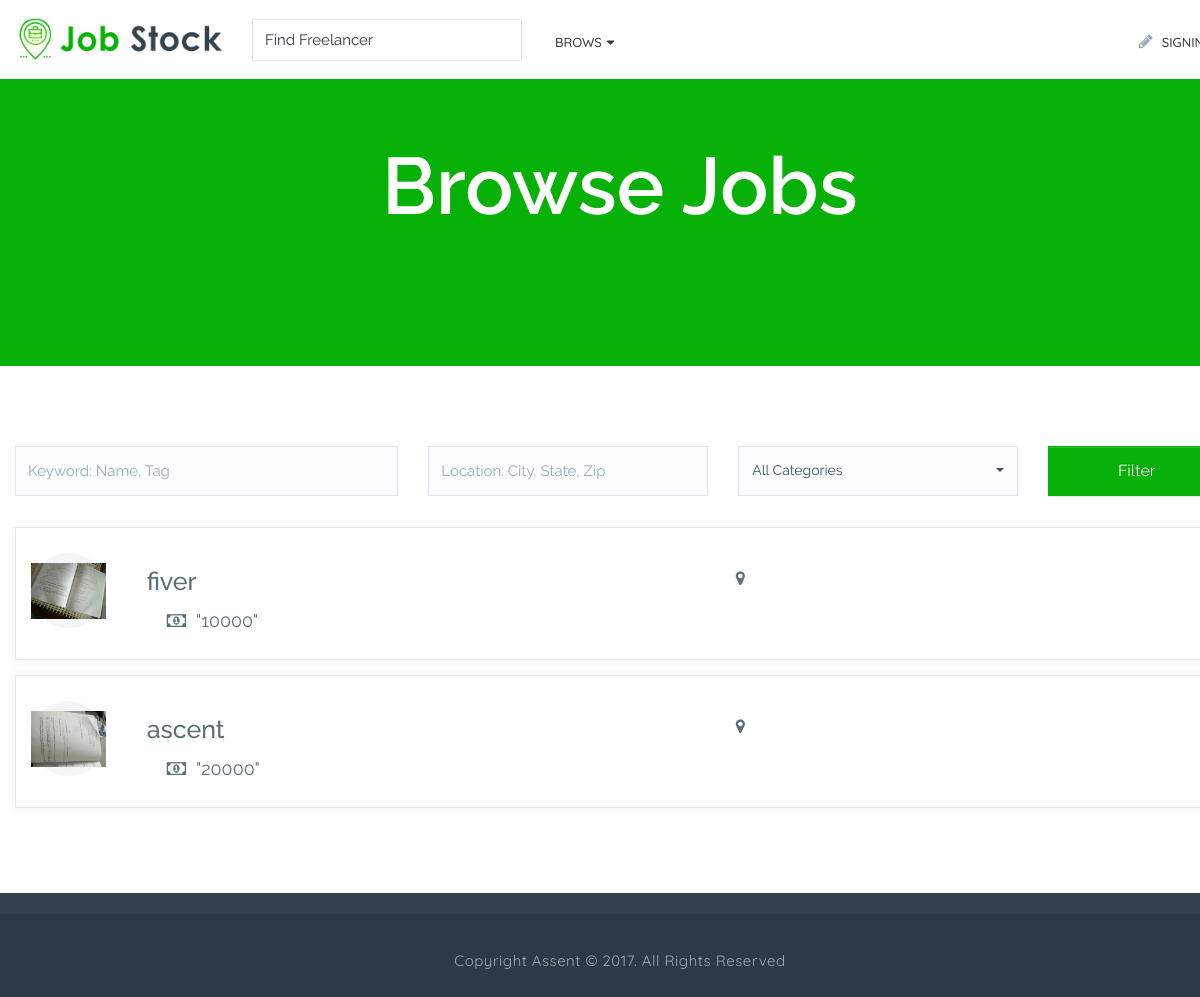
The page /user/browse-jobs.php on the database its author committed.
### tables this page shows
CREATE TABLE `user_table` (
  `uid` int(11) NOT NULL,
  `email_id` varchar(30) NOT NULL,
  `uname` varchar(30) NOT NULL,
  `password` varchar(15) NOT NULL,
  `contact_no` bigint(10) NOT NULL,
  `gender` varchar(6) NOT NULL,
  `image` varchar(200) NOT NULL,
  `token` varchar(15) NOT NULL,
  `verify` int(11) DEFAULT NULL,
  `user_type` int(11) NOT NULL
);

CREATE TABLE `jobpost_table` (
  `fk_uid` int(11) NOT NULL,
  `job_id` int(11) NOT NULL,
  `title` varchar(100) NOT NULL,
  `category` varchar(50) NOT NULL,
  `job_experience` varchar(50) DEFAULT NULL,
  `budget` int(10) NOT NULL,
  `extra_details` varchar(1000) DEFAULT NULL,
  `dead_line` varchar(10) DEFAULT NULL
);

### user/loginclass.php (called while the page is built, shortened)
<?php
class loginclass{
private static $con=null;
private static function connect()
{
    self::$con=mysqli_connect('localhost','root','','ascent');
    return self::$con;
}
public function getjob()
{
    $con=loginclass::connect();
       $res=$con->query("select u.*,j.* from user_table u,jobpost_table j where uid=fk_uid ");
    return $res;
}
}
?>

### user/browse-jobs.php (the view, shortened to what this page needs)
<!DOCTYPE html>
<html class="no-js" lang="zxx">
<head>
    <link rel="stylesheet" href="css/bootstrap.min.css">
    <link rel="stylesheet" href="css/bootstrap-theme.min.css">
    <link rel="stylesheet" href="css/bootstrap-select.min.css">
    <link rel="stylesheet" type="text/css" href="css/bootstrap-wysihtml5.css">
    <link rel="stylesheet" type="text/css" href="css/prettify.css">
    <link rel="stylesheet" href="css/owl.carousel.css">
    <link rel="stylesheet" href="css/owl.theme.css">
    <link href="css/font-awesome.css" rel="stylesheet">
    <link href="css/line-font.css" rel="stylesheet">
    <link href="css/animate.css" rel="stylesheet">
    <link href="css/bootsnav.css" rel="stylesheet">
    <link href="css/style.css" rel="stylesheet">
    <link type="text/css" rel="stylesheet" id="jssDefault" href="css/colors/green-style.css">
    <link href="css/responsiveness.css" rel="stylesheet">
</head>
<body>
    <div class="wrapper">
            <?php require 'header.php'; ?>
        <section class="inner-header-title blank">
            <div class="container">
                <h1>Browse Jobs</h1>
            </div>
        </section>
        <section class="brows-job-category">
            <div class="container">
                <div class="row extra-mrg">
                    <div class="wrap-search-filter">
                        <form>
                            <div class="col-md-4 col-sm-4"><input type="text" class="form-control" placeholder="Keyword: Name, Tag"></div>
                            <div class="col-md-3 col-sm-3"><input type="text" class="form-control" placeholder="Location: City, State, Zip"></div>
                            <div class="col-md-3 col-sm-3"></div>
                            <div class="col-md-2 col-sm-2"><button type="submit" class="btn btn-primary">Filter</button></div>
                        </form>
                    </div>
                </div>
<?php
require 'loginclass.php';
$obj=new loginclass();
$res=$obj->getjob();
while($row=$res->fetch_assoc())
{
            echo '    <a href="job-detail.php" class="item-click">
                    <article>
                        <div class="brows-job-list">
                            <div class="col-md-1 col-sm-2 small-padding">
                                <div class="brows-job-company-img"><img src="../image/'.$row["image"].'" class="img-responsive" alt="" /></div>
                            </div>
                            <div class="col-md-6 col-sm-5">
                                <div class="brows-job-position">
                                    <h3>'.$row["title"].'</h3>
                                    <p><span>'.$row["industry_name"].'</span><span class="brows-job-sallery"><i class="fa fa-money"></i>"'.$row["budget"].'"</span></p>
                                </div>
                            </div>
                            <div class="col-md-3 col-sm-3">
                                <div class="brows-job-location">
                                    <p><i class="fa fa-map-marker"></i>'.$row["location"].'</p>
                                </div>
                            </div>
                            <div class="col-md-2 col-sm-2">
                            </div>
                        </div>
                    </article>
                </a>';
}
?>
                </div>
            </div>
        <?php require 'footer.php'; ?>
</body>
</html>

### user/css/bootsnav.css (style rules this page uses)
body { -webkit-transition: all 0.3s ease-in-out; -moz-transition: all 0.3s ease-in-out; -o-transition: all 0.3s ease-in-out; -ms-transition: all 0.3s ease-in-out; transition: all 0.3s ease-in-out; }

### user/css/style.css (style rules this page uses)
a,p { color:#707c88 }
body,section { background:#fff }
a.btn.call-btn,p { text-transform:capitalize }
.main-heading h2,body,p { font-family:Raleway,sans-serif;position:relative }
body,html { width:100%;height:auto;margin:0;padding:0;overflow-x:hidden }
body { font-size:14px;color:#35434e;line-height:24px }
h1 { font-size:50px }
h3 { font-size:25px }
p { font-size:14px;line-height:23px;-webkit-transition:.2s ease-in;-moz-transition:.2s ease-in;transition:.2s ease-in }
a,a:active,a:focus,a:hover { outline:0;text-decoration:none;-webkit-transition:all .3s ease-in-out;-moz-transition:all .3s ease-in-out;-o-transition:all .3s ease-in-out;-ms-transition:all .3s ease-in-out;transition:all .3s ease-in-out }
.row { margin-right:15px;margin-left:15px }
section { padding:70px 0 60px }
.form-control { height:50px;border:1px solid #dde6ef;margin-bottom:10px;box-shadow:none;border-radius:0;background:#fbfdff;font-size:15px;color:#445461;font-weight:400 }
.btn.btn-primary,.btn.btn-primary:focus,.btn.btn-primary:hover { border:1px solid #07b107;border-radius:0;width:100%;height:46px;background:#07b107;text-transform:capitalize;font-size:16px }
.inner-header-title { padding:3em 1;text-align:center;color:#fff;overflow:visible;border-bottom:2px solid #07b107;background:url(../img/banner.jpg);background-size:cover }
.inner-header-title h1 { font-weight:600 }
.inner-header-title.blank { padding:5em 1;text-align:center;color:#fff;overflow:visible;border-bottom:2px solid #07b107;background:#07b107;background-size:cover }
.wrap-search-filter { padding:0 0 1em;background:#fff;display:inline-block;width:100% }
.wrap-search-filter button.btn.btn-primary { height:50px }
.brows-job-category { position:relative }
.brows-job-list { display:table;width:100%;clear:both;padding:15px 0;margin-bottom:15px;transition:transform .3s ease;border:1px solid #e3e9ef;box-shadow:0 0 10px 2px rgba(0,0,0,.05);-webkit-box-shadow:0 0 10px 2px rgba(0,0,0,.05);-moz-box-shadow:0 0 10px 2px rgba(0,0,0,.05) }
.brows-job-company-img { width:75px;margin:10px auto;height:75px;display:inline-block;background:#f4f5f7;vertical-align:middle;border-radius:50%;line-height:75px }
.brows-job-company-img img { margin:0 auto;vertical-align:middle;display:inline-block }
.brows-job-position h3 { color:#5b6d77;font-size:25px;padding:0 }
.brows-job-location p,.brows-job-position p span { font-size:18px;color:#5a6f7c }
.brows-job-position p span { margin-top:12px;margin-right:20px }
.brows-job-location,.brows-job-type { margin-top:23px }
.brows-job-position p .brows-job-sallery { margin-right:0 }
.brows-job-position p .brows-job-sallery i { margin-right:10px }
.brows-job-location p i { font-size:16px;margin-right:10px }
.modal .submit-btn,form { display:inline-block }
.form-group,form { width:100% }
.brows-job-position { padding:0 15px }

### user/css/colors/green-style.css (style rules this page uses)
a { color: #707c88; }
.btn.btn-primary { border: 1px solid #07b107; background: #07b107; }
.inner-header-title { border-bottom: 4px solid #07b107; }
.inner-header-title.blank { border-bottom: 4px solid #07b107; background:#07b107; }

### user/css/responsiveness.css (style rules this page uses)
@media only screen and (min-width :768px) { h1 { font-size:48px;line-height:52px } }
@media only screen and (min-width :768px) { h3 { font-size:30px;line-height:36px } }
@media only screen and (min-width :768px) { .extra-mrg { padding:0;margin-left:-15px;margin-right:-15px } }
@media only screen and (min-width :1024px) { section { padding:80px 0 70px } }
@media only screen and (min-width :1024px) { .inner-header-title h1 { font-size:60px;margin:1em 0 } }
@media only screen and (min-width :1200px) { .inner-header-title h1 { font-size:80px } }

### rows shown on the page
user_table: image (picture), jobpost_table.title "fiver", jobpost_table.budget "10000"
user_table: image (picture), jobpost_table.title "ascent", jobpost_table.budget "20000"
